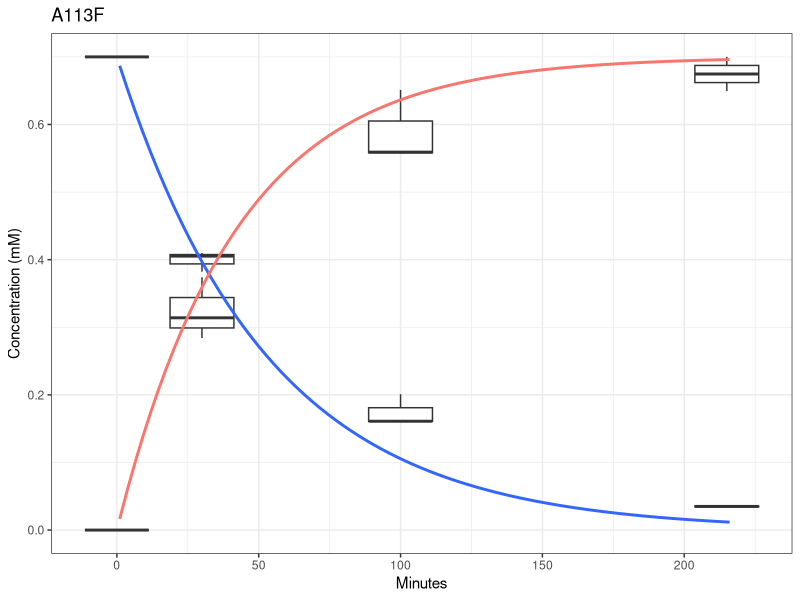

R code for this plot: (Note: this script raises an error after producing the figure.)
library(ggplot2)

d=read.csv('time-course.csv')

# params from std curve
d$oxi = d$oxi / 15.2 * 0.7
d$eth = d$eth / 700 * 0.7
a113f = d[d$sample == 'A113F', ]
v106f = d[d$sample == 'V106F', ]

#fits
summary(nls(eth ~ 0.7 * exp(-k * mins), a113f, start=c(k=0.01)))
summary(lm(eth ~ mins, v106f))

#a113f
ggplot(a113f, group=sample, color=sample) +

geom_boxplot(aes(a113f$mins, a113f$oxi, group=a113f$mins)) +
geom_boxplot(mapping=aes(x=a113f$mins, y=a113f$eth, group=a113f$mins)) +

stat_smooth(aes(a113f$mins+1, a113f$eth), method=nls, formula=y~0.7*exp(-k*x), start=c(k=0.01), se=F) + 
stat_smooth(aes(a113f$mins+1, a113f$oxi,color="oxi"), method=nls, formula=y~0.7-(0.7*exp(-k*x)), start=c(k=0.01), se=F) +

labs(x="Minutes", y="Concentration (mM)", title="A113F" ) + 
theme_bw() +
theme(legend.position = "none") + 
ggsave('time-course-113.png',width=3,height=3) 

#v106f
ggplot(v106f, group=sample, color=sample) +
geom_boxplot(aes(v106f$mins, v106f$oxi, group=v106f$mins)) +
geom_boxplot(aes(v106f$mins, v106f$eth, group=v106f$mins)) +

stat_smooth(aes(v106f$mins+1, v106f$eth), method=lm, formula=y~x, se=F) + 
stat_smooth(aes(v106f$mins+1, v106f$oxi, color="Oxirane"), method=lm, formula=y~x, se=F) +

labs(x="Minutes", y="Concentration (mM)", title="V106F" ) + 
theme_bw() +
theme(legend.position = "none") + 
ggsave('time-course-106.png',width=3,height=3) 
